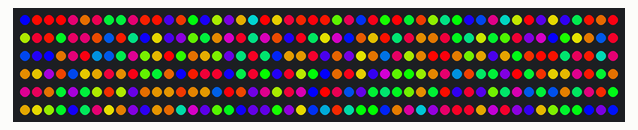
A sketch run on a simulated Arduino Uno, built with avr-gcc and run on an emulated ATmega328P. Shown: 300 RGB LEDs in strip order, left to right, continuing on the next row. Random numbers use the default seed unless the sketch sets one.

Above: at 1.37 s.
At 5.84 s:
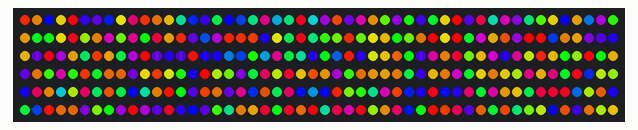
At 10.59 s:
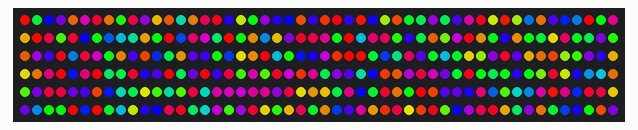
At 20.09 s:
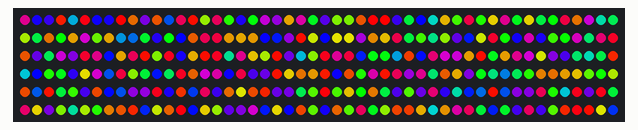
At 29.31 s:
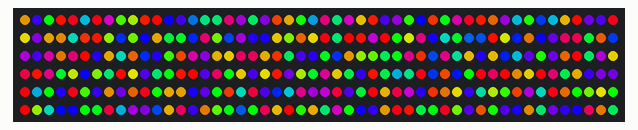
At 38.81 s:
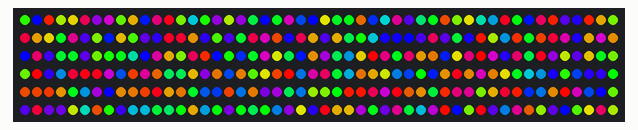

The sketch:

xmas.ino
```cpp
#include <FastLED.h>
#define DATA_PIN     3
#define NUM_LEDS    300
#define FPS         25

CRGB leds[NUM_LEDS];
//star1 = new Star(15,20, 0);

void setup() {
  delay(1000);
  FastLED.addLeds<WS2812B, DATA_PIN, GRB>(leds, NUM_LEDS);
}

void loop() {
  fillRandomAll(100);
  FastLED.show();
  delay(1000 / FPS);
}

void setColorSection(CRGB color, int start, int end) {
  for (int lednumber = start-1; lednumber < end; lednumber++) {
    leds[lednumber] = color;
  }
}

// switches on all LEDs. Each LED is shown in random color.
// numIterations: indicates how often LEDs are switched on in random colors
void fillRandomAll(int numIterations) {
  for (int iteration = 0; iteration < numIterations; ++iteration) {
    for (int i = 0; i < NUM_LEDS; ++i) {
      leds[i] = CHSV(random8(),255,255); // hue, saturation, value
    }
  }
}
```
